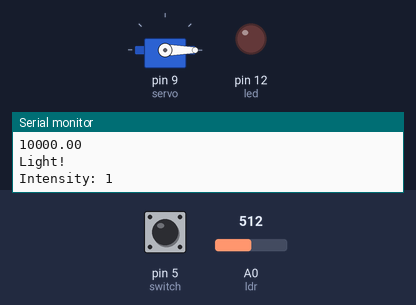
Recording of a sketch running on a simulated Arduino Uno, built with avr-gcc and run on an emulated ATmega328P. Parts: servo, output pins drawn as LEDs (lit = HIGH), the last lines printed to the serial monitor. The inputs (shaded band) are chosen by the test bench; at power-on: A0 (ldr) = 512, pin 5 (switch) HIGH.

Above: at 1.2 s.
1.3 s: A0 (ldr) set to 967
4.3 s: A0 (ldr) set to 995
At 7.4 s:
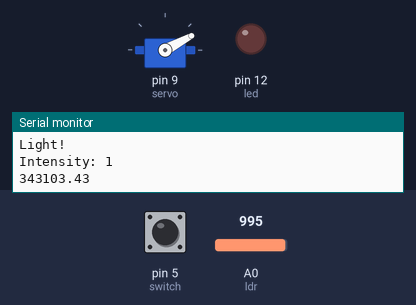
At 17.9 s:
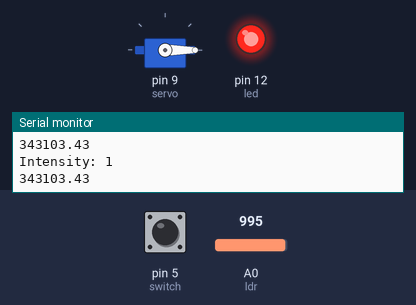
Timing chart, 0 to 18.3 s (numbered marks = the images above; inputs shaded):
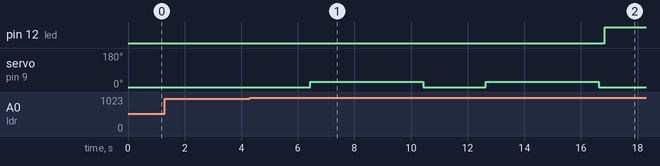

Measured:
- the behaviour switches between 984 and 985 on A0 (ldr) (found by bisection; images 0 and 1)
- after the input at 4.3 s, pin 12 (led): LOW → HIGH after 12.5 s; servo on pin 9 (servo): alternates 28° for 4.0 s and 0° for 2.2 s, starting after 2.1 s

The sketch:

Arduino_Code.ino
```cpp
#include<Servo.h>

Servo servo;
const int led = 12;
const int ldr = A0;
const int potpin = A1;  // analog pin used to connect the potentiometer
int intensity = 1;    // variable to read the value from the analog pin
int count;

// LDR Characteristics
const float GAMMA = 0.7;
const float RL10 = 50;

void setup() {
  // put your setup code here, to run once:
  Serial.begin(9600);

  pinMode(ldr, INPUT);
  pinMode(led, OUTPUT);
  pinMode(5, INPUT_PULLUP);
  servo.attach(9);
  servo.write(0);
}

void loop() {

  if (digitalRead((5)) == LOW) {

    intensity = analogRead(potpin);            // reads the value of the potentiometer (value between 0 and 1023)
    intensity = map(intensity, 0, 1023, 0, 100);
  }

  if (digitalRead((5)) == HIGH) {

    int analogValue = analogRead(A0);
    float voltage = analogValue / 1024. * 5;
    float resistance = 2000 * voltage / (1 - voltage / 5);
    float lux = pow(RL10 * 1e3 * pow(10, GAMMA) / resistance, (1 / GAMMA));

    Serial.println(resistance);

    if (count >= 2) {

      //Error: Something has gone wrong
      digitalWrite(led, HIGH);
    }

    else {

      digitalWrite(led, LOW);
    }

    if (lux > intensity) {

      Serial.println("Light!");

      if (count <= 1) {

        count = 0;
      }
    }

    else {

      //Serial.println("Dark!");

      if (count < 2) {

        delay(2000);
        servo.write(28);
        delay(4000);
        servo.write(0);
        count++;
      }
    }

    //Serial.print("Lux: ");
    //Serial.print(lux);
    //Serial.println("          ");

    delay(100);
  }

  Serial.print("Intensity: ");
  Serial.println(intensity);
  delay(100);
}
```
